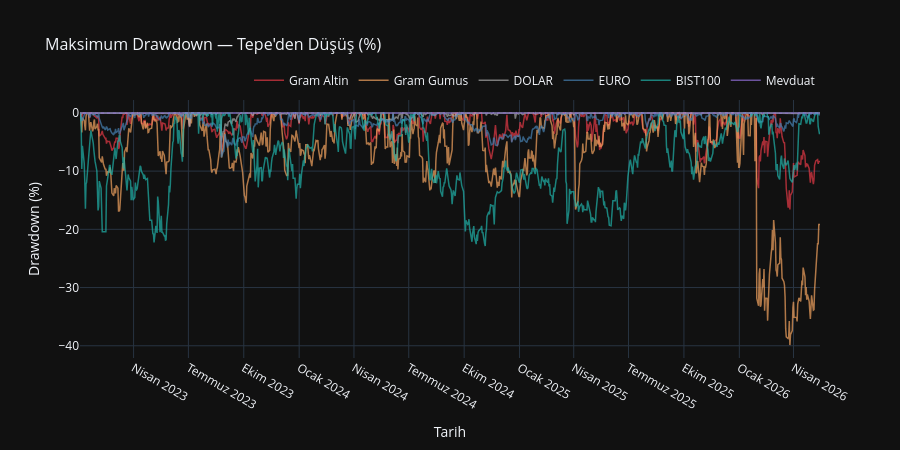

The cell this chart's notebook holds for it:
### Markdown cell above
### Maksimum Drawdown — Tepe'den Düşüş

**Ne gösterir:** Her varlığın kendi tarihsel tepe noktasından ne kadar geride kaldığını yüzde olarak gösterir.
Sıfır çizgisi o varlığın bir önceki tarihsel zirvesini temsil eder; aşağı yönlü bölgeler kayıp dönemlerini
işaret eder. Tepe yeniden kırıldığı anda değer sıfıra döner.

**Neden önemlidir:**
- Yatırımcının tahammül etmesi gereken maksimum geçici kaybı (max-drawdown) görselleştirir.
- İki varlık benzer toplam getiri sağlasa bile farklı risk profillerine sahip olabilir;
  daha düz seyreden varlık genellikle daha az psikolojik baskı yaratır.
- Portföy varsa kırmızı alan dolgusuyla vurgulanır.

### Code cell
# Drawdown grafiği
# Y ekseni: tepe noktasından yüzde düşüş (0 = tepede, negatif = kayıp bölgesi)
fig_dd = build_drawdown_chart(analysis_df)
fig_dd.show()

### Figure 1 — Plotly figure (JSON) as saved in the notebook; plotly's stock layout.template omitted (floating-point values rounded to 4 significant figures; data arrays with more than 128 entries replaced by an {"elided": "..."} marker saying what was removed)
{"data": [{"customdata": {"elided": "880 str values"}, "hovertemplate": "<b>Gram Altin</b><br>Tarih: %{customdata}<br>Drawdown: %{y:.1f}%<extra></extra>", "line": {"color": "#E63946", "width": 1.5}, "name": "Gram Altin", "opacity": 0.7, "type": "scatter", "x": {"elided": "880 str values"}, "y": {"elided": "880 float values"}}, {"customdata": {"elided": "880 str values"}, "hovertemplate": "<b>Gram Gumus</b><br>Tarih: %{customdata}<br>Drawdown: %{y:.1f}%<extra></extra>", "line": {"color": "#F4A460", "width": 1.5}, "name": "Gram Gumus", "opacity": 0.7, "type": "scatter", "x": {"elided": "880 str values"}, "y": {"elided": "880 float values"}}, {"customdata": {"elided": "880 str values"}, "hovertemplate": "<b>DOLAR</b><br>Tarih: %{customdata}<br>Drawdown: %{y:.1f}%<extra></extra>", "line": {"color": "#A9A9A9", "width": 1.5}, "name": "DOLAR", "opacity": 0.7, "type": "scatter", "x": {"elided": "880 str values"}, "y": {"elided": "880 float values"}}, {"customdata": {"elided": "880 str values"}, "hovertemplate": "<b>EURO</b><br>Tarih: %{customdata}<br>Drawdown: %{y:.1f}%<extra></extra>", "line": {"color": "#4682B4", "width": 1.5}, "name": "EURO", "opacity": 0.7, "type": "scatter", "x": {"elided": "880 str values"}, "y": {"elided": "880 float values"}}, {"customdata": {"elided": "880 str values"}, "hovertemplate": "<b>BIST100</b><br>Tarih: %{customdata}<br>Drawdown: %{y:.1f}%<extra></extra>", "line": {"color": "#20B2AA", "width": 1.5}, "name": "BIST100", "opacity": 0.7, "type": "scatter", "x": {"elided": "880 str values"}, "y": {"elided": "880 float values"}}, {"customdata": {"elided": "880 str values"}, "hovertemplate": "<b>Mevduat</b><br>Tarih: %{customdata}<br>Drawdown: %{y:.1f}%<extra></extra>", "line": {"color": "#9370DB", "width": 1.5}, "name": "Mevduat", "opacity": 0.7, "type": "scatter", "x": {"elided": "880 str values"}, "y": {"elided": "880 float values"}}], "layout": {"height": 450, "hovermode": "x unified", "legend": {"orientation": "h", "x": 1, "xanchor": "right", "y": 1.02, "yanchor": "bottom"}, "shapes": [{"line": {"color": "#6c7086", "dash": "dot", "width": 1}, "type": "line", "x0": 0, "x1": 1, "xref": "x domain", "y0": 0, "y1": 0, "yref": "y"}], "title": {"font": {"size": 16}, "text": "Maksimum Drawdown — Tepe'den Düşüş (%)"}, "xaxis": {"tickmode": "array", "ticktext": ["Ocak 2023", "Nisan 2023", "Temmuz 2023", "Ekim 2023", "Ocak 2024", "Nisan 2024", "Temmuz 2024", "Ekim 2024", "Ocak 2025", "Nisan 2025", "Temmuz 2025", "Ekim 2025", "Ocak 2026", "Nisan 2026"], "tickvals": ["2023-01-01T00:00:00.000000", "2023-04-01T00:00:00.000000", "2023-07-01T00:00:00.000000", "2023-10-01T00:00:00.000000", "2024-01-01T00:00:00.000000", "2024-04-01T00:00:00.000000", "2024-07-01T00:00:00.000000", "2024-10-01T00:00:00.000000", "2025-01-01T00:00:00.000000", "2025-04-01T00:00:00.000000", "2025-07-01T00:00:00.000000", "2025-10-01T00:00:00.000000", "2026-01-01T00:00:00.000000", "2026-04-01T00:00:00.000000"], "title": {"text": "Tarih"}}, "yaxis": {"title": {"text": "Drawdown (%)"}}}}
